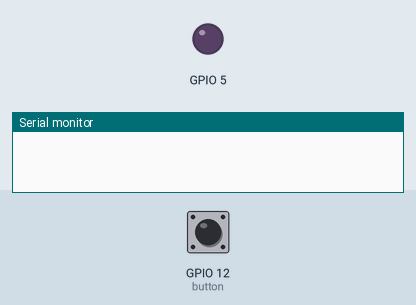
Bench run of a sketch on a simulated ESP32. On the bench: output pins drawn as LEDs (lit = HIGH), the last lines printed to the serial monitor. Dashed ring = blinking. The test bench sets the inputs (shaded band); at power-on: GPIO 12 (button) HIGH.

Above: at 1.2 s.
1.3 s: GPIO 12 (button) pulsed LOW 5 times (0.12 s each, 0.3 s apart)
At 1.57 s:
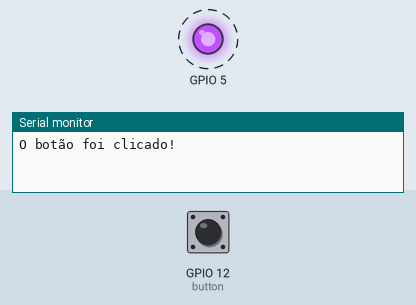
At 3.3 s:
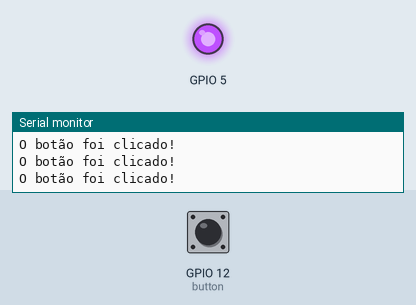
Timing chart, 0 to 4.8 s (numbered marks = the images above; inputs shaded):
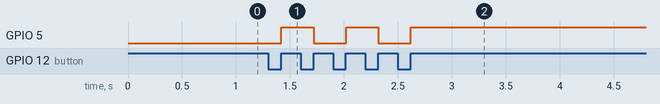

Measured:
- after the input at 1.3 s, GPIO 5: alternates HIGH for 0.30 s and LOW for 0.30 s, 5 changes in all, then stays HIGH, starting after 0.12 s

The sketch:

sketch.ino
```cpp
#include <freertos/FreeRTOS.h>
#include <freertos/task.h>
#include "driver/gpio.h"

#define ESP_INTR_FLAG_DEFAULT 0

TaskHandle_t t_handle[2] = {NULL, NULL};

void IRAM_ATTR button_isr(void *arg)
{
  xTaskNotifyGive(t_handle[0]);
  xTaskNotifyGive(t_handle[1]);
}

void taskLED(void *pvParameter)
{
  while (true)
  {
    ulTaskNotifyTake(pdTRUE, portMAX_DELAY);
    if (gpio_get_level(GPIO_NUM_5))
    {
      gpio_set_level(GPIO_NUM_5, 0);
    }
    else
    {
      gpio_set_level(GPIO_NUM_5, 1);
    }
  }
}

void taskMensagem(void *pvParameter)
{
  while (true)
  {
    ulTaskNotifyTake(pdTRUE, portMAX_DELAY);
    printf("O botão foi clicado!\n");
  }
}

void createTasks()
{
  xTaskCreate(&taskLED, "taskLED", 2048, NULL, 5, &t_handle[0]);
  xTaskCreate(&taskMensagem, "taskMensagem", 2048, NULL, 5, &t_handle[1]);
}

void confLED()
{
  gpio_reset_pin(GPIO_NUM_5);
  gpio_set_direction(GPIO_NUM_5, GPIO_MODE_OUTPUT);
}

void confBTN()
{
  gpio_reset_pin(GPIO_NUM_12);
  gpio_set_direction(GPIO_NUM_12, GPIO_MODE_INPUT);
  gpio_set_intr_type(GPIO_NUM_12, GPIO_INTR_POSEDGE);
}

void confISR()
{
  gpio_install_isr_service(ESP_INTR_FLAG_DEFAULT);
  gpio_isr_handler_add(GPIO_NUM_12, button_isr, NULL);
}

extern "C" void app_main()
{
  confLED();
  confBTN();
  confISR();
  createTasks();
}
```
